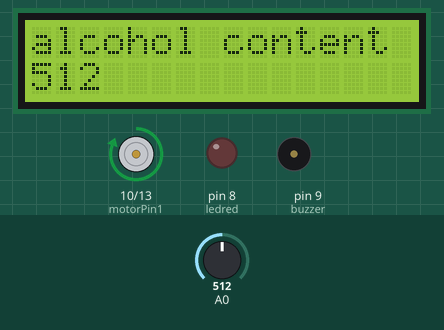
Recording of a sketch running on a simulated Arduino Uno, built with avr-gcc and run on an emulated ATmega328P. Parts: 16×2 character LCD, motor-driver pin pairs drawn as motors (green arrow = first pin HIGH = forward, orange = second pin HIGH = backward, longer = more drive, scaled by the enable pin), output pins drawn as LEDs (lit = HIGH), buzzer (waves = sounding, pin HIGH). Inputs (shaded band) come from the test bench; at power-on: A0 = 512. What the sketch prints to the serial monitor is not drawn.

Above: at 1.2 s.
1.3 s: A0 set to 582
At 2.4 s:
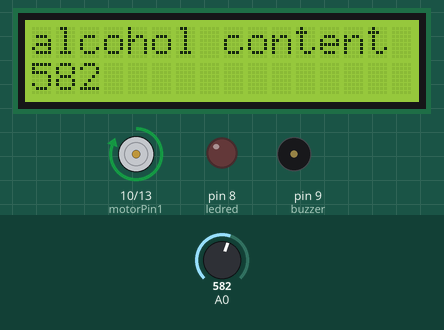
2.8 s: A0 set to 617
At 3.3 s:
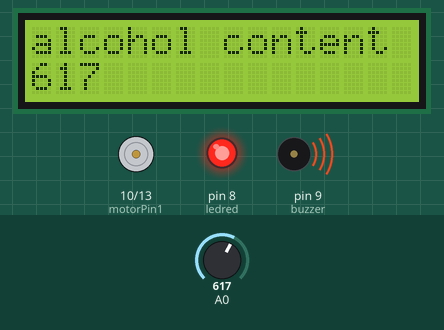
4.3 s: A0 set to 590
At 5.1 s:
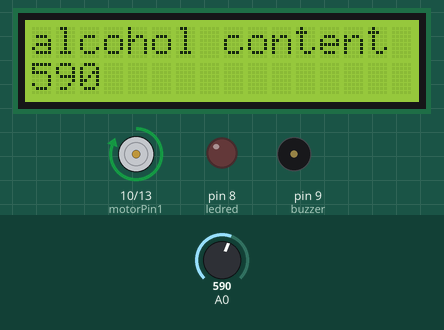
5.8 s: A0 set to 610
At 6.1 s:
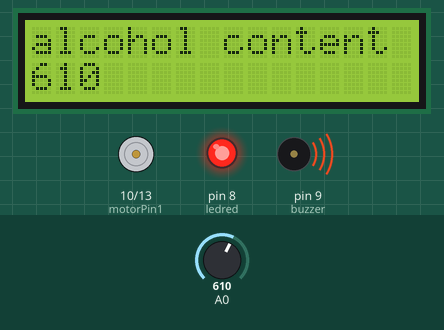
Timing chart, 0 to 8.3 s (numbered marks = the images above; inputs shaded):
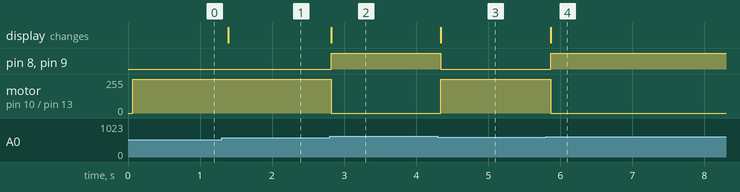

The sketch:

code.ino
```cpp
#include <LiquidCrystal.h>
int val=0;
const int ledred=8;
const int ledgreen=7;
const int buzzer=9;
const int motorPin1  = 10;  // Pin Conected to Ia1
const int motorPin2  = 13;  // Pin Conected to Ia2
LiquidCrystal lcd(12, 11, 5, 4, 3, 2);

void setup()
            {
              Serial.begin(9600);
            pinMode(ledred,OUTPUT);
            pinMode(ledgreen,OUTPUT);
           // pinMode(motorpin,OUTPUT);
            pinMode(buzzer,OUTPUT);
            pinMode(motorPin1, OUTPUT);
            pinMode(motorPin2, OUTPUT);
             // set up the LCD's number of columns and rows:
            lcd.begin(16, 2);
             // Print a message to the LCD.
             lcd.print("alcohol content");


}

void loop()
{

      val=analogRead(A0);
      Serial.print("alcohol content");
      Serial.println(val);
       lcd.setCursor(0, 1);
       lcd.print(val);
      if(val>600)
      {
      digitalWrite(ledgreen,LOW);
      digitalWrite(ledred,LOW);
      digitalWrite(ledred,HIGH);
      digitalWrite(motorPin1,LOW);

       digitalWrite(motorPin2,LOW);
       digitalWrite(buzzer,HIGH);
  }
else
  {
      digitalWrite(ledred,LOW);

      digitalWrite(ledgreen,LOW);

      digitalWrite(ledgreen,HIGH);
      digitalWrite(buzzer,LOW);

    digitalWrite(motorPin1, HIGH);
    digitalWrite(motorPin2, LOW);
    delay(1);

  }


    delay(100);
}
```

Measured:
- the behaviour switches between 600 and 601 on A0 (found by bisection; images 1 and 2)
- after the input at 1.3 s, the display: changes after 0.09 s (image 1)
- after the input at 2.8 s, pin 8 (ledred), pin 9 (buzzer): LOW → HIGH at once; motor on pin 10 (motorPin1) / pin 13 (motorPin2): forward 255/255 → stopped at once; the display: changes at once (image 2)
- after the input at 4.3 s, pin 8 (ledred), pin 9 (buzzer): HIGH → LOW at once; motor on pin 10 (motorPin1) / pin 13 (motorPin2): stopped → forward 255/255 at once; the display: changes at once (image 3)
- after the input at 5.8 s, pin 8 (ledred), pin 9 (buzzer): LOW → HIGH after 0.07 s; motor on pin 10 (motorPin1) / pin 13 (motorPin2): forward 255/255 → stopped after 0.07 s; the display: changes after 0.07 s (image 4)
